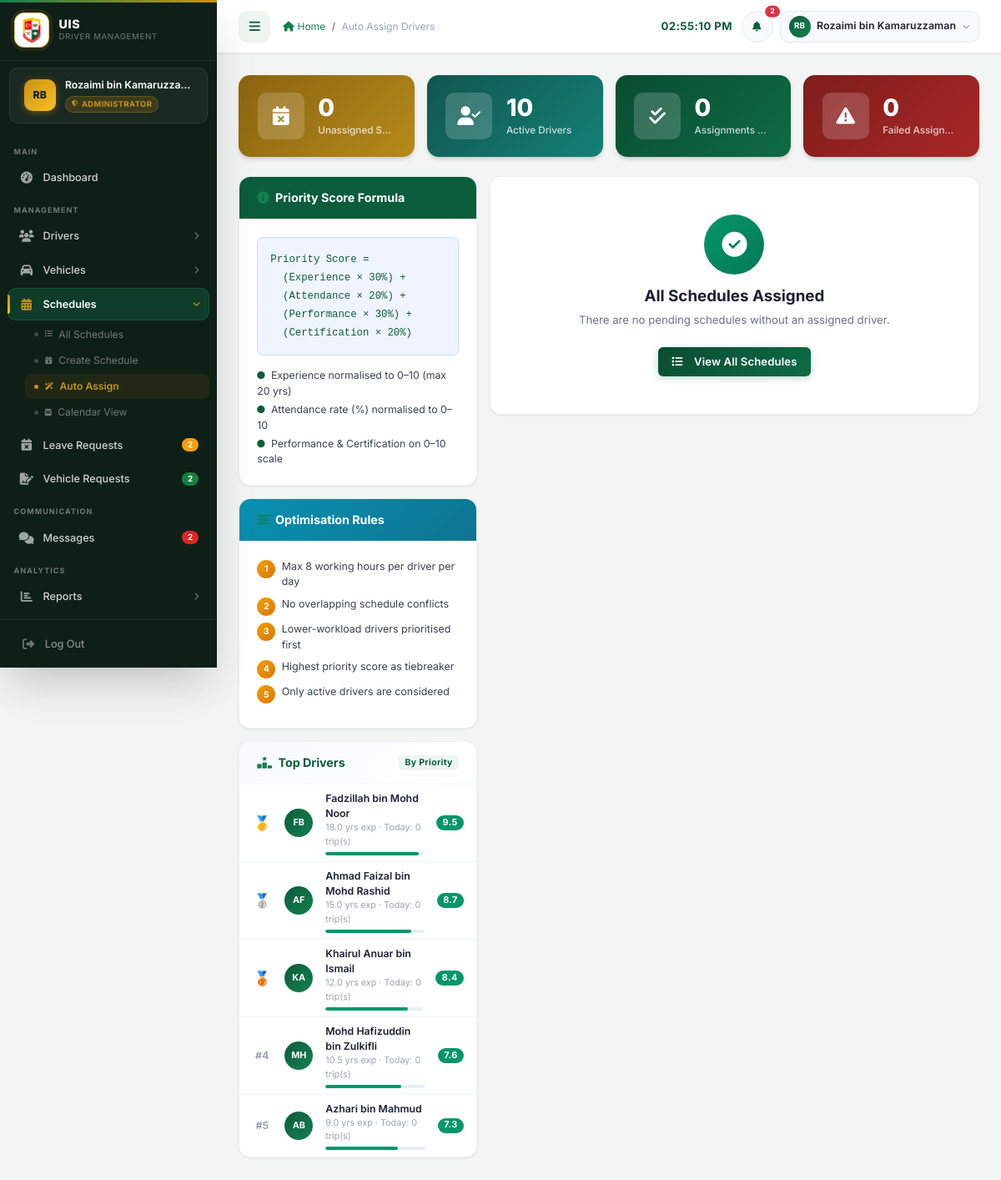
Page /admin/auto_assign.php (signed in) on the committed database.
### tables this page shows
CREATE TABLE drivers (
    driver_id           INT             NOT NULL AUTO_INCREMENT,
    employee_id         VARCHAR(20)     NOT NULL,
    name                VARCHAR(100)    NOT NULL,
    phone               VARCHAR(20)     NULL DEFAULT NULL,
    email               VARCHAR(100)    NULL DEFAULT NULL,
    address             TEXT            NULL DEFAULT NULL,
    experience_years    DECIMAL(4,1)    NOT NULL DEFAULT 0,
    attendance_rate     DECIMAL(5,2)    NOT NULL DEFAULT 100.00 COMMENT '0-100 percentage',
    performance_score   DECIMAL(5,2)    NOT NULL DEFAULT 5.00  COMMENT '0-10 scale',
    certification_score DECIMAL(5,2)    NOT NULL DEFAULT 5.00  COMMENT '0-10 scale',
    license_number      VARCHAR(50)     NULL DEFAULT NULL,
    license_class       VARCHAR(10)     NULL DEFAULT NULL,
    license_expiry      DATE            NULL DEFAULT NULL,
    status              ENUM('active','inactive','on_leave') NOT NULL DEFAULT 'active',
    driver_type         ENUM('top_management','regular') NOT NULL DEFAULT 'regular',
    created_at          TIMESTAMP       NOT NULL DEFAULT CURRENT_TIMESTAMP,
    updated_at          TIMESTAMP       NOT NULL DEFAULT CURRENT_TIMESTAMP ON UPDATE CURRENT_TIMESTAMP,
    PRIMARY KEY (driver_id),
    UNIQUE KEY uq_drivers_employee_id (employee_id)
);

### config/database.php (called while the page is built, shortened)
<?php
function calculatePriorityScore(
    float $experience,
    float $attendance,
    float $performance,
    float $certification
): float {
    $exp_score = min(($experience / 20.0) * 10.0, 10.0);
    $att_score = ($attendance / 100.0) * 10.0;
    $perf_score = $performance;
    $cert_score = $certification;
    $priority = ($exp_score  * 0.30)
              + ($att_score  * 0.20)
              + ($perf_score * 0.30)
              + ($cert_score * 0.20);
    return round($priority, 2);
}

### admin/auto_assign.php (the view, shortened to what this page needs)
<?php
require_once '../config/database.php';
$assignments   = [];
$errors        = [];
$unassigned_count = (int)$conn->query(
    "SELECT COUNT(*) AS cnt FROM schedules WHERE driver_id IS NULL AND status='pending'"
)->fetch_assoc()['cnt'];
$active_drivers_count = (int)$conn->query(
    "SELECT COUNT(*) AS cnt FROM drivers WHERE status='active'"
)->fetch_assoc()['cnt'];
$assignments_made  = count(array_filter($assignments, fn($a) => $a['status'] === 'assigned'));
$failed_count      = count($errors);
$drivers_result = $conn->query(
    "SELECT *, (SELECT COUNT(*) FROM schedules
                WHERE driver_id = d.driver_id
                  AND status NOT IN ('cancelled')
                  AND trip_date = CURDATE()) AS today_trips
     FROM drivers d WHERE status = 'active' ORDER BY name"
);
$all_drivers = [];
while ($row = $drivers_result->fetch_assoc()) {
    $row['priority_score'] = calculatePriorityScore(
        $row['experience_years'], $row['attendance_rate'],
        $row['performance_score'], $row['certification_score']
    );
    $all_drivers[] = $row;
}
usort($all_drivers, fn($a, $b) => $b['priority_score'] <=> $a['priority_score']);
require_once '../includes/header.php';
require_once '../includes/sidebar.php';
?>
<main class="main-content">
    <div class="row g-3 mb-4">
        <div class="col-6 col-xl-3">
            <div class="stat-card stat-amber">
                <div class="stat-card-icon"><i class="fas fa-calendar-xmark" style="font-size:1.5rem;"></i></div>
                <div class="stat-card-body">
                    <div class="stat-card-value"><?php echo $unassigned_count; ?></div>
                    <div class="stat-card-label">Unassigned Schedules</div>
                </div>
            </div>
        </div>
        <div class="col-6 col-xl-3">
            <div class="stat-card stat-green">
                <div class="stat-card-icon"><i class="fas fa-user-check" style="font-size:1.5rem;"></i></div>
                <div class="stat-card-body">
                    <div class="stat-card-value"><?php echo $active_drivers_count; ?></div>
                    <div class="stat-card-label">Active Drivers</div>
                </div>
            </div>
        </div>
        <div class="col-6 col-xl-3">
            <div class="stat-card stat-blue">
                <div class="stat-card-icon"><i class="fas fa-check-double" style="font-size:1.5rem;"></i></div>
                <div class="stat-card-body">
                    <div class="stat-card-value"><?php echo $assignments_made; ?></div>
                    <div class="stat-card-label">Assignments Made</div>
                </div>
            </div>
        </div>
        <div class="col-6 col-xl-3">
            <div class="stat-card stat-red">
                <div class="stat-card-icon"><i class="fas fa-triangle-exclamation" style="font-size:1.5rem;"></i></div>
                <div class="stat-card-body">
                    <div class="stat-card-value"><?php echo $failed_count; ?></div>
                    <div class="stat-card-label">Failed Assignments</div>
                </div>
            </div>
        </div>
    </div>
    <div class="row g-3">
        <div class="col-12 col-lg-4">
            <div class="content-card mb-3">
                <div class="content-card-header" style="background:linear-gradient(135deg,var(--uis-primary),#0b5d3b);">
                    <h5 class="content-card-title" style="color:#fff;">
                        <i class="fas fa-info-circle"></i> Priority Score Formula
                    </h5>
                </div>
                <div class="content-card-body">
                    <div class="rounded-3 p-3 mb-3" style="background:#f0f4ff;border:1px solid #c7d7fe;font-family:monospace;font-size:0.82rem;color:#0b5d3b;line-height:1.8;">
                        Priority Score =<br>
                        &nbsp;&nbsp;(Experience &times; 30%) +<br>
                        &nbsp;&nbsp;(Attendance &times; 20%) +<br>
                        &nbsp;&nbsp;(Performance &times; 30%) +<br>
                        &nbsp;&nbsp;(Certification &times; 20%)
                    </div>
                    <ul class="list-unstyled mb-0" style="font-size:0.82rem;color:#374151;">
                        <li class="mb-1"><i class="fas fa-circle fa-xs me-2" style="color:var(--uis-primary);"></i>Experience normalised to 0–10 (max 20 yrs)</li>
                        <li class="mb-1"><i class="fas fa-circle fa-xs me-2" style="color:var(--uis-primary);"></i>Attendance rate (%) normalised to 0–10</li>
                        <li><i class="fas fa-circle fa-xs me-2" style="color:var(--uis-primary);"></i>Performance &amp; Certification on 0–10 scale</li>
                    </ul>
                </div>
            </div>
            <div class="content-card mb-3">
                <div class="content-card-header" style="background:linear-gradient(135deg,#0891b2,#0e7490);">
                    <h5 class="content-card-title" style="color:#fff;">
                        <i class="fas fa-sliders"></i> Optimisation Rules
                    </h5>
                </div>
                <div class="content-card-body">
                    <ul class="list-unstyled mb-0" style="font-size:0.83rem;color:#374151;">
                        <?php
                        $rules = [
                            'Max 8 working hours per driver per day',
                            'No overlapping schedule conflicts',
                            'Lower-workload drivers prioritised first',
                            'Highest priority score as tiebreaker',
                            'Only active drivers are considered',
                        ];
                        foreach ($rules as $i => $rule):
                        ?>
                        <li class="d-flex align-items-start gap-2 mb-2">
                            <span class="d-flex align-items-center justify-content-center flex-shrink-0 rounded-circle fw-bold"
                                  style="width:22px;height:22px;background:linear-gradient(135deg,#f59e0b,#d97706);color:#fff;font-size:0.7rem;margin-top:1px;">
                                <?php echo $i + 1; ?>
                            </span>
                            <?php echo htmlspecialchars($rule); ?>
                        </li>
                        <?php endforeach; ?>
                    </ul>
                </div>
            </div>
            <div class="content-card">
                <div class="content-card-header">
                    <h5 class="content-card-title">
                        <i class="fas fa-ranking-star"></i> Top Drivers
                    </h5>
                    <span class="badge" style="background:var(--uis-light);color:var(--uis-primary);font-size:0.7rem;">By Priority</span>
                </div>
                <div class="content-card-body p-0">
                    <?php if (empty($all_drivers)): ?>
                    <div class="text-center py-4" style="color:#9ca3af;font-size:0.84rem;">
                        <i class="fas fa-user-slash fa-lg mb-2 d-block"></i>No active drivers
                    </div>
                    <?php else: ?>
                    <?php $medals = ['🥇','🥈','🥉']; ?>
                    <?php foreach (array_slice($all_drivers, 0, 5) as $i => $drv): ?>
                    <?php
                        $sc = (float)$drv['priority_score'];
                        $bar_pct = min(($sc / 10) * 100, 100);
                        $bar_color = $sc >= 7 ? '#059669' : ($sc >= 5 ? '#d97706' : '#dc2626');
                        $parts = array_filter(explode(' ', trim($drv['name'])));
                        $di = '';
                        foreach (array_slice($parts, 0, 2) as $p) { $di .= strtoupper($p[0]); }
                    ?>
                    <div class="d-flex align-items-center gap-3 px-3 py-2<?php echo $i < 4 ? ' border-bottom' : ''; ?>"
                         style="border-color:#f0f4f8!important;">
                        <div class="text-center flex-shrink-0" style="width:24px;font-size:<?php echo $i < 3 ? '1.1rem' : '0.82rem'; ?>;color:#9ca3af;font-weight:700;">
                            <?php echo $i < 3 ? $medals[$i] : '#' . ($i + 1); ?>
                        </div>
                        <div class="rounded-circle d-flex align-items-center justify-content-center flex-shrink-0"
                             style="width:34px;height:34px;background:linear-gradient(135deg,var(--uis-primary),var(--uis-secondary));color:#fff;font-size:0.72rem;font-weight:700;">
                            <?php echo htmlspecialchars($di ?: 'D'); ?>
                        </div>
                        <div class="flex-grow-1">
                            <div style="font-size:0.82rem;font-weight:600;color:#1a2035;">
                                <?php echo htmlspecialchars($drv['name']); ?>
                            </div>
                            <div style="font-size:0.72rem;color:#9ca3af;">
                                <?php echo $drv['experience_years']; ?> yrs exp
                                · Today: <?php echo (int)$drv['today_trips']; ?> trip(s)
                            </div>
                            <div class="progress mt-1" style="height:4px;border-radius:99px;background:#e8edf5;">
                                <div class="progress-bar" style="width:<?php echo number_format($bar_pct, 1); ?>%;background:<?php echo $bar_color; ?>;border-radius:99px;"></div>
                            </div>
                        </div>
                        <span class="badge rounded-pill flex-shrink-0"
                              style="background:<?php echo $bar_color; ?>;font-size:0.72rem;">
                            <?php echo number_format($sc, 1); ?>
                        </span>
                    </div>
                    <?php endforeach; ?>
                    <?php endif; ?>
                </div>
            </div>
        </div>
        <div class="col-12 col-lg-8">
            <?php if ($unassigned_count === 0 && empty($assignments)): ?>
            <div class="content-card">
                <div class="content-card-body text-center py-5">
                    <div class="rounded-circle d-inline-flex align-items-center justify-content-center mb-3"
                         style="width:72px;height:72px;background:linear-gradient(135deg,#059669,#047857);">
                        <i class="fas fa-circle-check fa-2x" style="color:#fff;"></i>
                    </div>
                    <h5 style="font-weight:700;color:#1a2035;" class="mb-2">All Schedules Assigned</h5>
                    <p style="color:#6b7280;font-size:0.88rem;" class="mb-4">
                        There are no pending schedules without an assigned driver.
                    </p>
                    <a href="<?php echo SITE_URL; ?>/admin/schedules.php"
                       class="btn btn-uis-primary">
                        <i class="fas fa-list me-2"></i>View All Schedules
                    </a>
                </div>
            </div>
            <?php endif; ?>
        </div>
    </div>
</main>
<?php require_once '../includes/footer.php'; ?>

### rows in the picture
drivers: i "🥇", di "FB", name "Fadzillah bin Mohd Noor", experience_years "18.0", today_trips "0", $bar_pct 95.2 (drawn), sc "9.5"
drivers: i "🥈", di "AF", name "Ahmad Faizal bin Mohd Rashid", experience_years "15.0", today_trips "0", $bar_pct 87.2 (drawn), sc "8.7"
drivers: i "🥉", di "KA", name "Khairul Anuar bin Ismail", experience_years "12.0", today_trips "0", $bar_pct 84.1 (drawn), sc "8.4"
drivers: di "MH", name "Mohd Hafizuddin bin Zulkifli", experience_years "10.5", today_trips "0", $bar_pct 76.1 (drawn), sc "7.6"
drivers: di "AB", name "Azhari bin Mahmud", experience_years "9.0", today_trips "0", $bar_pct 72.8 (drawn), sc "7.3"

### other values in the picture
$initials "RB"
$full_name "Rozaimi bin Kamaruzza…"
$role_label "ADMINISTRATOR"
$_pending_leaves "2"
$_approved_requests "2"
$_unread_msgs "2"
$page_title "Auto Assign Drivers"
$_dh_total "2"
$full_name "Rozaimi bin Kamaruzzaman"
$unassigned_count "0"
$active_drivers_count "10"
$assignments_made "0"
$failed_count "0"
$rule "Max 8 working hours per driver per day"
$rule "No overlapping schedule conflicts"
